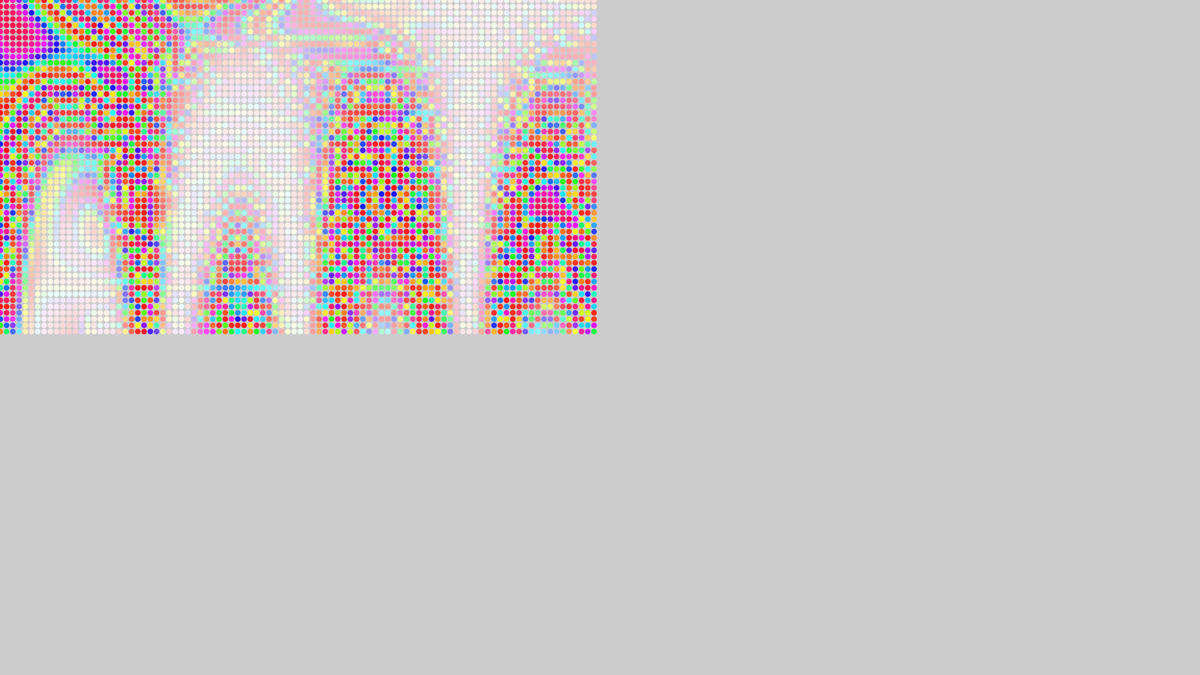
Frame 1 (no input)
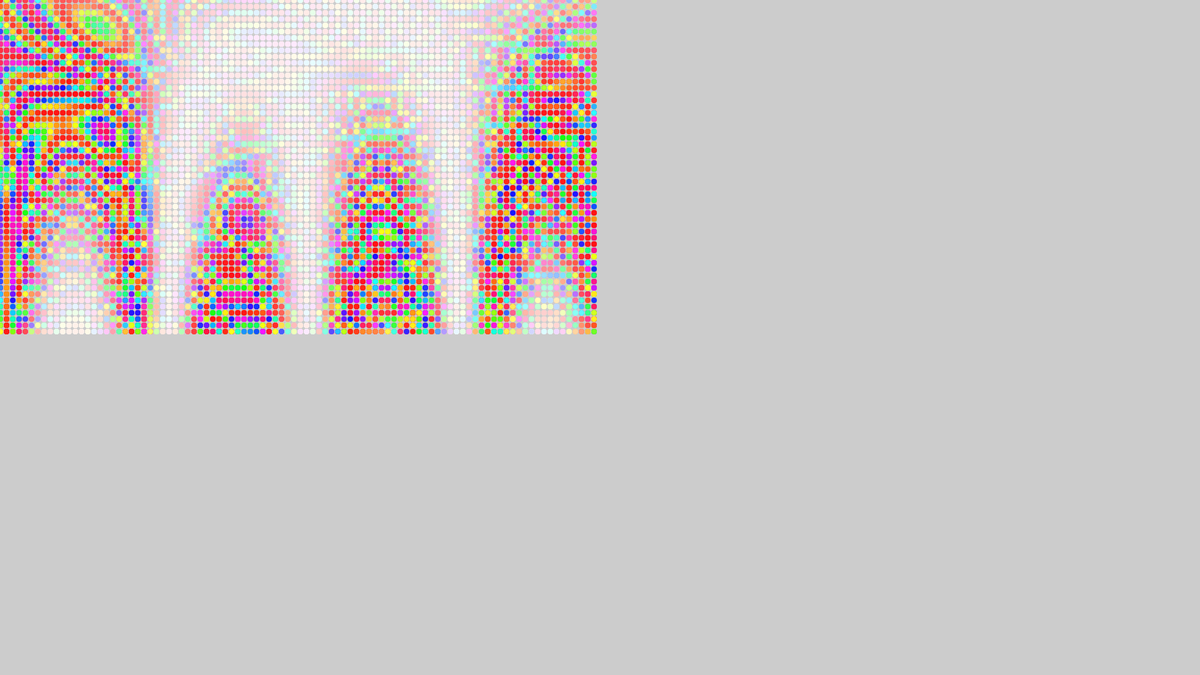
Frame 60 (the mouse pressed at the canvas centre just before this capture)
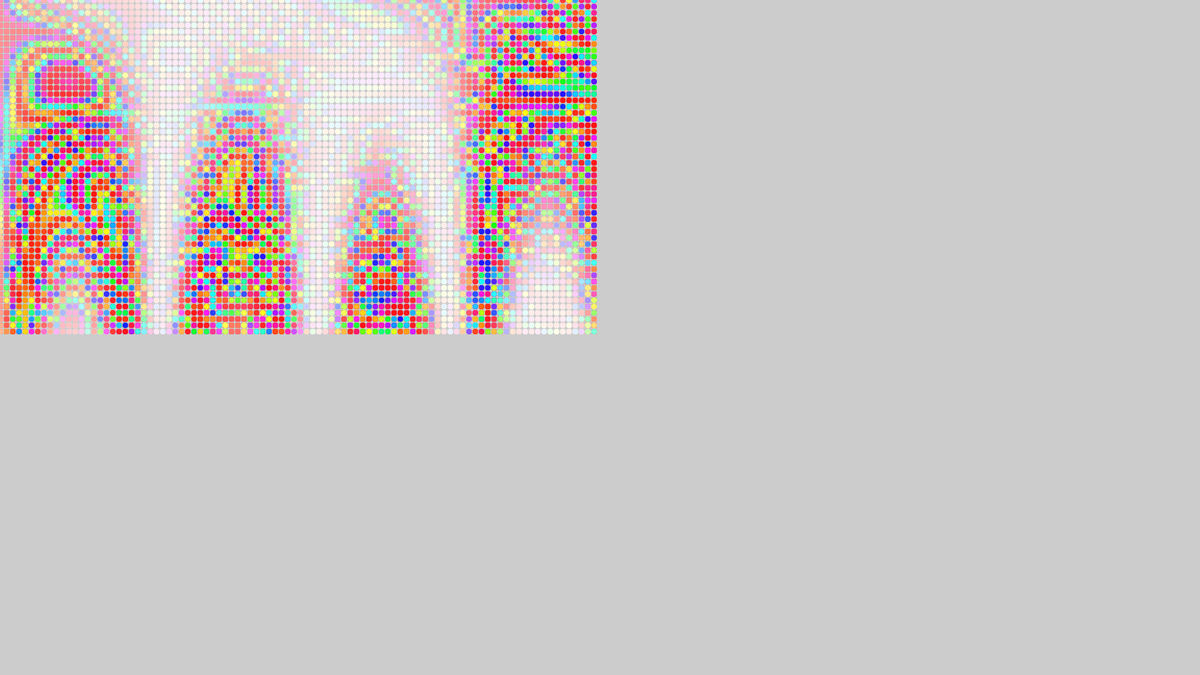
Frame 120 (the mouse held since frame 60 and released just before this capture)

The Processing sketch that drew these frames (run headless with seeded random() and noise(); from frame 60 on, the mouse is pressed at the canvas centre):

// Processing sketch: processing_42825
// ── processing_42825.pde

void setup() {
  size(1920, 1080);
  colorMode(HSB);
}
void draw() {
  float x = 0;
  while(x < width/2) {
    float y = 0;
    while(y < height/2) {
      float f = float(frameCount);
      //float n = 20 * sin(f/50 + sin(y/99)*x/161 - y/323) *sin(-f/70 - x/249 + sin(x/79)*y/118);
      float n = 20 * cos(f/50 + cos(y/99)*x/161 - y/323) *cos(-f/70 - x/249 + sin(x/79)*y/118);
      float nx = cos(f/50 + cos(y/99)*x/161 - y/323);
      float ny = cos(-f/70 - x/249 + sin(x/79)*y/118);
      //stroke(128 + 128 * sin(ny), 255, 255 );
      stroke(128+128*sin(n), 128+128*sin(ny), 255 );
      strokeWeight(9);//толщина линии
      point(x, y);
      y = y + 10;
    }
    x = x + 10;
  }
}    
